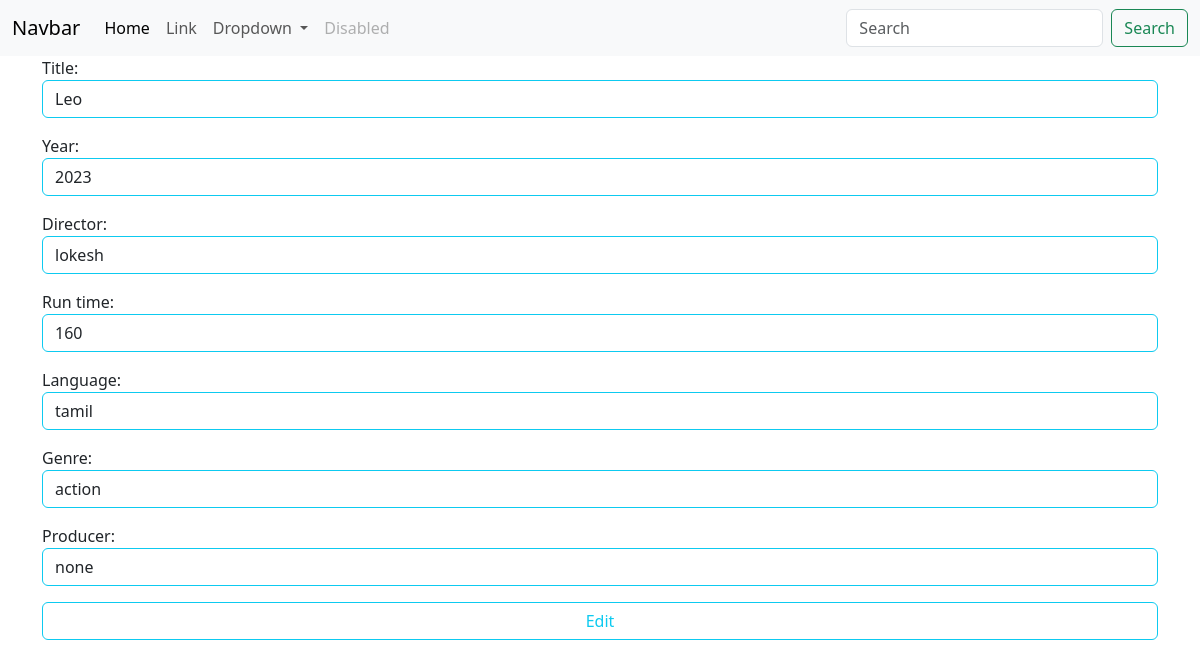
Page /movies/10/change/ on the committed database.
### myapp/models.py (models this page shows, shortened)
class Movie(models.Model):
    title=models.CharField(max_length=200)
    year=models.CharField(max_length=200)
    director=models.CharField(max_length=200)
    run_time=models.PositiveIntegerField()
    language=models.CharField(max_length=200)
    genre=models.CharField(max_length=200)
    producer=models.CharField(max_length=200,null=True)

### myapp/views.py (the view, shortened to what this page needs)
# urls.py: path("movies/<int:pk>/change/",views.MovieUpdateView.as_view(),name="movie-edit"),
class MovieUpdateView(View):
    def get(self,request,*args,**kwargs):
        id=kwargs.get("pk")
        movie_object=Movie.objects.get(id=id)
        form_instance=MovieModelForm(instance=movie_object)
        return render(request,"movie_edit.html",{"form":form_instance})

### myapp/forms.py
class MovieModelForm(forms.ModelForm):
    class Meta:
        model=Movie
        exclude=("id",)
        widgets={
        "title":forms.TextInput(attrs={"class":"form-control border-info"}),
        "year":forms.TextInput(attrs={"class":"form-control border-info"}),
        "director":forms.TextInput(attrs={"class":"form-control border-info"}),
        "run_time":forms.NumberInput(attrs={"class":"form-control border-info"}),
        "language":forms.TextInput(attrs={"class":"form-control border-info"}),
        "genre":forms.TextInput(attrs={"class":"form-control border-info"}),
        "producer":forms.TextInput(attrs={"class":"form-control border-info"}),
        }

### myapp/templates/movie_edit.html (shortened to what this page needs)
{%extends 'base.html'%}
{%block main_block%}
<div class="container">
    <form action="" method="post">
        {{form.as_p}}
        <button type="submit" class="btn btn-outline-info form-control">Edit</button>
    </form>
</div>
{%endblock%}

### rows in the picture
Movie: title "Leo", year "2023", director "lokesh", run_time "160", language "tamil", genre "action", producer "none"
